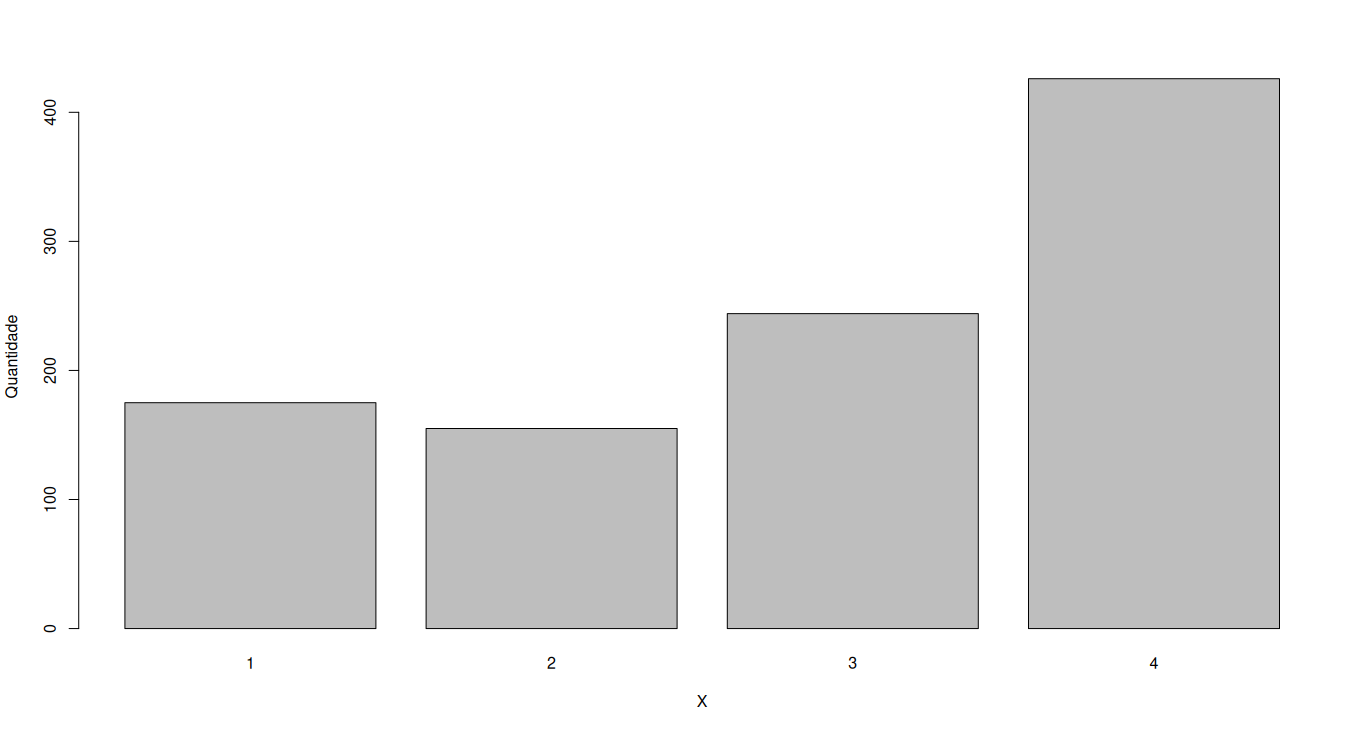

The R source for this figure:
# P(X = xj) = pj;   j = 1,2,3,4;    p1 = 0,2    p2 = 0,15   p3 = 0,25   p4 = 0,4

gera.variavel <- function(nSamples)
{
  X <- rep(0, nSamples)   # nSamples posições com 0
  U <- runif(nSamples)    # nSamples valores em [0.0, 1)
  
  for (i in 1:nSamples)
  {
    X[i] <- ifelse(U[i] < 0.2, 1,
                   ifelse(U[i] < 0.35, 2,    # 0.2 + 0.15
                          ifelse (U[i] < 0.6, 3, 4)))    # 0.2 + 0.15 + 0.25
  }
  
  return (X)
}

nSamples <- 1000
X <- gera.variavel(nSamples)
dados <- table(X)

barplot(dados,
        xlab = "X",
        ylab = "Quantidade")
